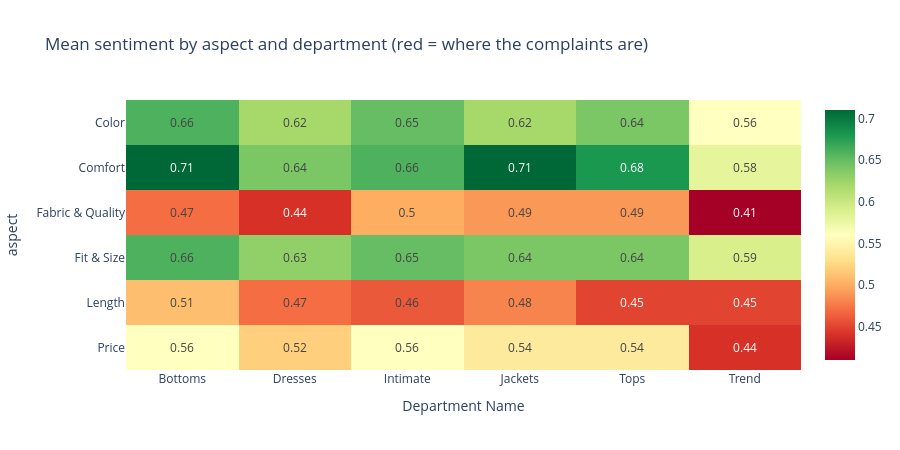

The code cell stored with this chart in its notebook:
### Code cell
import plotly.express as px

# The payoff: which aspect goes wrong in which department.
heatmap_data = sentence_df[sentence_df["aspect"] != "Other"].pivot_table(
    index="aspect", columns="Department Name", values="sentiment", aggfunc="mean"
)

fig_heat = px.imshow(
    heatmap_data.round(2),
    text_auto=True,
    color_continuous_scale="RdYlGn",
    aspect="auto",
    title="Mean sentiment by aspect and department (red = where the complaints are)"
)
fig_heat.update_layout(width=900, height=450)
fig_heat.show()

### Figure 1 — Plotly figure (JSON) as saved in the notebook; plotly's stock layout.template omitted (floating-point values rounded to 4 significant figures)
{"data": [{"coloraxis": "coloraxis", "hovertemplate": "Department Name: %{x}<br>aspect: %{y}<br>color: %{z}<extra></extra>", "name": "0", "texttemplate": "%{z}", "type": "heatmap", "x": ["Bottoms", "Dresses", "Intimate", "Jackets", "Tops", "Trend"], "xaxis": "x", "y": ["Color", "Comfort", "Fabric & Quality", "Fit & Size", "Length", "Price"], "yaxis": "y", "z": [[0.66, 0.62, 0.65, 0.62, 0.64, 0.56], [0.71, 0.64, 0.66, 0.71, 0.68, 0.58], [0.47, 0.44, 0.5, 0.49, 0.49, 0.41], [0.66, 0.63, 0.65, 0.64, 0.64, 0.59], [0.51, 0.47, 0.46, 0.48, 0.45, 0.45], [0.56, 0.52, 0.56, 0.54, 0.54, 0.44]]}], "layout": {"coloraxis": {"colorscale": [[0, "rgb(165,0,38)"], [0.1, "rgb(215,48,39)"], [0.2, "rgb(244,109,67)"], [0.3, "rgb(253,174,97)"], [0.4, "rgb(254,224,139)"], [0.5, "rgb(255,255,191)"], [0.6, "rgb(217,239,139)"], [0.7, "rgb(166,217,106)"], [0.8, "rgb(102,189,99)"], [0.9, "rgb(26,152,80)"], [1, "rgb(0,104,55)"]]}, "height": 450, "title": {"text": "Mean sentiment by aspect and department (red = where the complaints are)"}, "width": 900, "xaxis": {"anchor": "y", "domain": [0, 1], "title": {"text": "Department Name"}}, "yaxis": {"anchor": "x", "autorange": "reversed", "domain": [0, 1], "title": {"text": "aspect"}}}}
